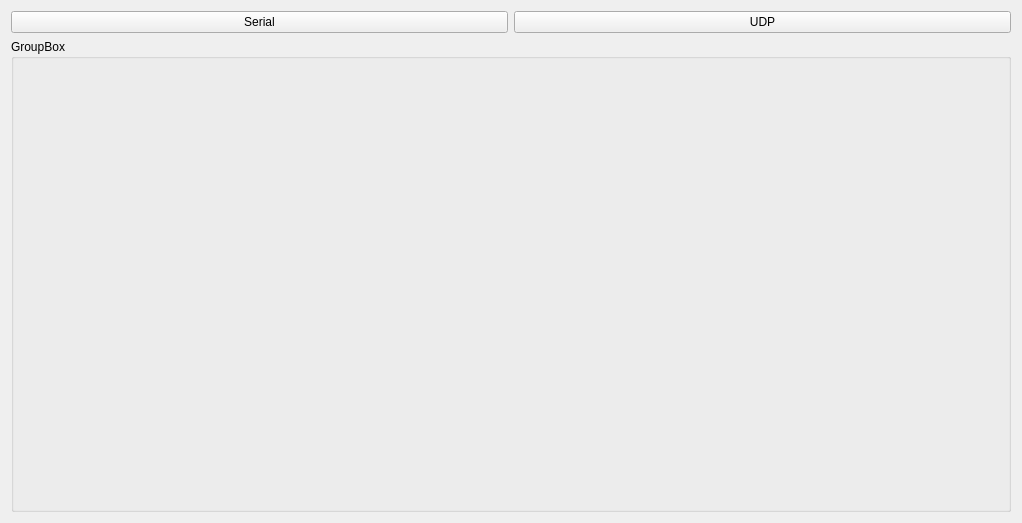
<?xml version="1.0" encoding="UTF-8"?>
<ui version="4.0">
 <class>CommunicationSettings</class>
 <widget class="QWidget" name="CommunicationSettings">
  <property name="geometry">
   <rect>
    <x>0</x>
    <y>0</y>
    <width>1022</width>
    <height>523</height>
   </rect>
  </property>
  <property name="windowTitle">
   <string>Form</string>
  </property>
  <layout class="QVBoxLayout" name="verticalLayout">
   <item>
    <layout class="QVBoxLayout" name="verticalLayout_2">
     <item>
      <layout class="QHBoxLayout" name="horizontalLayout">
       <property name="sizeConstraint">
        <enum>QLayout::SetDefaultConstraint</enum>
       </property>
       <item>
        <widget class="QPushButton" name="pushButton">
         <property name="text">
          <string>Serial</string>
         </property>
        </widget>
       </item>
       <item>
        <widget class="QPushButton" name="pushButton_2">
         <property name="text">
          <string>UDP</string>
         </property>
        </widget>
       </item>
      </layout>
     </item>
     <item>
      <widget class="QGroupBox" name="groupBox">
       <property name="title">
        <string>GroupBox</string>
       </property>
      </widget>
     </item>
    </layout>
   </item>
  </layout>
 </widget>
 <resources/>
 <connections/>
</ui>
